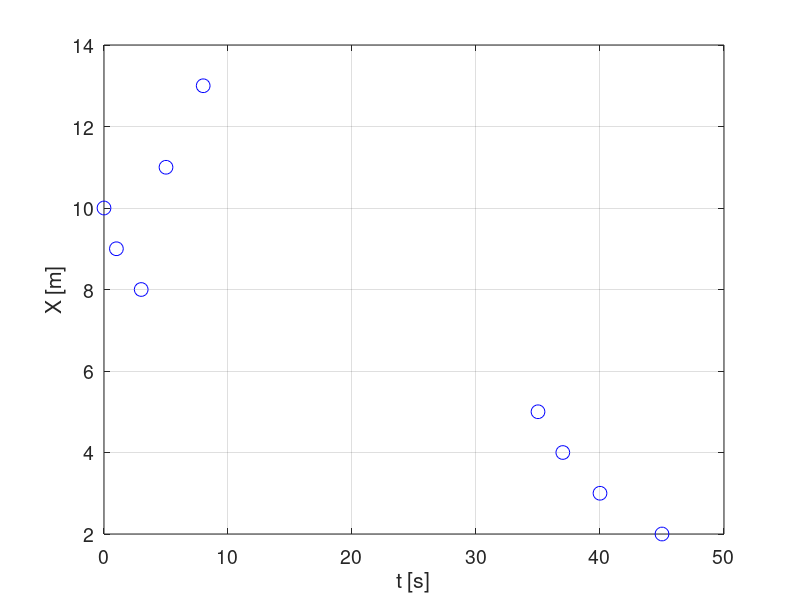

The MATLAB source for this figure: (Note: this script raises an error after producing the figure.)
% Supposedly one measures a variable which is a function of 
% time t, such as the X coordinate of an object. 
% Let us plot the measurements. Run the following block of 
% code. 
 
t = [0; 1; 3; 5; 8; 35; 37; 40; 45];
X = [10; 9; 8; 11; 13; 5; 4; 3; 2];
figure(1); clf; plot(t, X, 'bo', 'MarkerSize', 10); xlabel('t [s]'); 
ylabel('X [m]'); set(gca, 'FontSize', 14); grid on; clear all; clc;
% Clearing variables and workspace is done at or near the end 
% of after each block of code for the purposes of clarity of this 
% tutorial. 
 
 
%                                           Page 1
%%%%%%%%%%%%%%%%%%%%%%%%%%%%%%%%
 
 
% Supposedly one wishes to find the velocity V(t) curve in the X 
% direction in the time interval [0 s, 50 s]. In order to do that, one 
% has to differentiate the X(t) function. Only the values in nine 
% specific time points have been measured and the X(t) function 
% as a whole is unknown. In such cases, numerical 
% differentiation has to be performed to give an accurate 
% estimation of the actual V(t) curve. ZDerivativeA is a tool which 
% can be used to do just that. The simplest way of differentiating 
% a function numerically can be performed and the actual 
% function which is differentiated can be visualized using the 
% ZDerivativeA function by setting the order of accuracy to "1" 
% and the mode to "1". 
% Run the following block of code in order to do that. 
 
t = [0; 1; 3; 5; 8; 35; 37; 40; 45];
X = [10; 9; 8; 11; 13; 5; 4; 3; 2];
xData = t;
yData = X;
ordDeriv = 1;   % Derivative order. 
Acc = 1;    % Order of accuracy. 
xDeriv = (linspace(0, 50, 1000))';   % Time points in which the 
                                                          % derivative is to be 
                                                          % calculated. 
figr = 1;   % Figure number for the plot of the measurements and 
                % the actual function which is differentiated. 
mode = 1;   % Mode of differentition. See later. 
V = ZDerivativeA(xData, yData, ordDeriv, Acc, xDeriv, figr, mode);
xlabel('t [s]'); ylabel('X [m]'); set(gca, 'FontSize', 14);
figure(2); clf; 
plot(xDeriv, V, 'r', 'LineWidth', 1.2);
xlabel('t [s]'); ylabel('V [m / s]'); set(gca, 'FontSize', 14); grid on;
clear all; clc;
 
 
%                                           Page 2
%%%%%%%%%%%%%%%%%%%%%%%%%%%%%%%%
 
 
% The principle of numerical integration is to estimate the 
% function based on the numerical data and then differentiate it. 
% In the previous case, the X(t) function is estimated to be 
% linearly connected pairs of neighboring measured points, 
% a piecewise linear function which is simply extrapolated for 
% t < 0 s and t > 45 s. 
% ZDerivativeA function offers more complex estimations such 
% as a piecewise Lagrange polynomial of the 
% "Acc - ordDeriv + 1 "-th order of the data if the "mode" 
% parameter is set to be either 0, 1, or 2. 
% Depending on the "mode" parameter, the construction of the 
% piecewise Lagrange polynomial changes. For simple use of 
% the ZDerivativeA function, the ZDerivativeASimple function 
% has the parameters "Acc" and "mode" fixed as Acc == 3 and 
% mode == 2 as it is good practice in most cases. Run the 
% following block of code to see these parameters used on the 
% examined set of data for yourself. 
 
t = [0; 1; 3; 5; 8; 35; 37; 40; 45];
X = [10; 9; 8; 11; 13; 5; 4; 3; 2];
xData = t;
yData = X;
ordDeriv = 1;   % Derivative order. 
Acc = 3;    % Order of accuracy. 
xDeriv = (linspace(0, 50, 1000))';   % Time points in which the 
                                                          % derivative is to be 
                                                          % calculated. 
figr = 1;   % Figure number for the plot of the measurements and 
                % the actual function which is differentiated. 
mode = 2;   % Mode of differentiation. See later. 
V = ZDerivativeA(xData, yData, ordDeriv, Acc, xDeriv, figr, mode);
xlabel('t [s]'); ylabel('X [m]'); set(gca, 'FontSize', 14);
figure(2); clf; 
plot(xDeriv, V, 'r', 'LineWidth', 1.2);
xlabel('t [s]'); ylabel('V [m / s]'); set(gca, 'FontSize', 14); grid on;
clear all; clc;
 
 
%                                           Page 3
%%%%%%%%%%%%%%%%%%%%%%%%%%%%%%%%
 
 
% The estimated V(t) curve in the previous case is 
% discontinuous, which may appear unsatisfactory. It may be 
% tempting to set the accuracy parameter "Acc" to the maximal 
% value of Acc == 9 - 1 ("9" is the size of the coordinate X/time 
% data vector and "1" is the order of the derivative) as at this 
% setting, the estimated X(t) function is a single Lagrange 
% polynomial of the measured data. Unfortunately, higher order 
% Lagrange polynomials can oscillate wildly between the data 
% points, which is why this is not recommended. 
% Run the following block of code to see for yourself. You can 
% also experiment by changing the "mode" and "Acc" 
% parameters or even numerically evaluate a higher order 
% derivative by raising the "ordDeriv" parameter. For complete 
% understanding, see the ZIntegralA documentation and code. 
 
t = [0; 1; 3; 5; 8; 35; 37; 40; 45];
X = [10; 9; 8; 11; 13; 5; 4; 3; 2];
xData = t;
yData = X;
ordDeriv = 1;   % Derivative order. 
Acc = 8;    % Order of accuracy. 
xDeriv = (linspace(0, 45, 1000))';   % Time points in which the 
                                                          % derivative is to be 
                                                          % calculated. 
figr = 1;   % Figure number of the plot of the measurements and 
                % the actual function which is differentiated. 
mode = 2;   % Mode of differentiation. See later. 
V = ZDerivativeA(xData, yData, ordDeriv, Acc, xDeriv, figr, mode);
xlabel('t [s]'); ylabel('X [m]'); set(gca, 'FontSize', 14);
figure(2); clf; 
plot(xDeriv, V, 'r', 'LineWidth', 1.2);
xlabel('t [s]'); ylabel('V [m / s]'); set(gca, 'FontSize', 14); grid on;
clear all; clc;
 
 
%                                           Page 4
%%%%%%%%%%%%%%%%%%%%%%%%%%%%%%%%